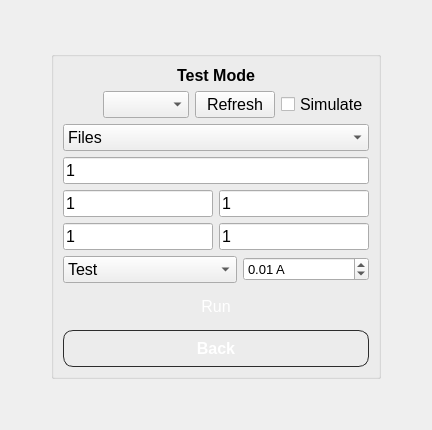
      <widget class="QWidget" name="page_test">
       <layout class="QGridLayout" name="gridLayout_15">
        <item row="2" column="1">
         <spacer name="verticalSpacer_34">
          <property name="orientation">
           <enum>Qt::Vertical</enum>
          </property>
          <property name="sizeType">
           <enum>QSizePolicy::Preferred</enum>
          </property>
          <property name="sizeHint" stdset="0">
           <size>
            <width>20</width>
            <height>40</height>
           </size>
          </property>
         </spacer>
        </item>
        <item row="0" column="1">
         <spacer name="verticalSpacer_35">
          <property name="orientation">
           <enum>Qt::Vertical</enum>
          </property>
          <property name="sizeType">
           <enum>QSizePolicy::Preferred</enum>
          </property>
          <property name="sizeHint" stdset="0">
           <size>
            <width>20</width>
            <height>40</height>
           </size>
          </property>
         </spacer>
        </item>
        <item row="1" column="1">
         <widget class="QGroupBox" name="groupBox">
          <property name="title">
           <string/>
          </property>
          <layout class="QGridLayout" name="gridLayout_16">
           <item row="2" column="0">
            <widget class="QComboBox" name="comboBox_files">
             <property name="font">
              <font>
               <pointsize>12</pointsize>
              </font>
             </property>
             <property name="styleSheet">
              <string notr="true"/>
             </property>
             <item>
              <property name="text">
               <string>Files</string>
              </property>
             </item>
            </widget>
           </item>
           <item row="1" column="0">
            <layout class="QHBoxLayout" name="horizontalLayout_12">
             <item>
              <spacer name="horizontalSpacer_28">
               <property name="orientation">
                <enum>Qt::Horizontal</enum>
               </property>
               <property name="sizeHint" stdset="0">
                <size>
                 <width>40</width>
                 <height>20</height>
                </size>
               </property>
              </spacer>
             </item>
             <item>
              <widget class="QComboBox" name="comboBox_ports">
               <property name="font">
                <font>
                 <pointsize>12</pointsize>
                </font>
               </property>
              </widget>
             </item>
             <item>
              <widget class="QPushButton" name="pushButton_refresh">
               <property name="font">
                <font>
                 <pointsize>12</pointsize>
                </font>
               </property>
               <property name="text">
                <string>Refresh</string>
               </property>
              </widget>
             </item>
             <item>
              <widget class="QCheckBox" name="checkBox_simulate">
               <property name="font">
                <font>
                 <pointsize>12</pointsize>
                </font>
               </property>
               <property name="text">
                <string>Simulate</string>
               </property>
              </widget>
             </item>
            </layout>
           </item>
           <item row="0" column="0">
            <widget class="QLabel" name="label_9">
             <property name="sizePolicy">
              <sizepolicy hsizetype="Preferred" vsizetype="Fixed">
               <horstretch>0</horstretch>
               <verstretch>0</verstretch>
              </sizepolicy>
             </property>
             <property name="font">
              <font>
               <pointsize>12</pointsize>
               <weight>75</weight>
               <bold>true</bold>
              </font>
             </property>
             <property name="styleSheet">
              <string notr="true">border:none;</string>
             </property>
             <property name="text">
              <string>Test Mode</string>
             </property>
             <property name="alignment">
              <set>Qt::AlignCenter</set>
             </property>
            </widget>
           </item>
           <item row="3" column="0">
            <widget class="QLineEdit" name="lineEdit_setNo">
             <property name="font">
              <font>
               <pointsize>12</pointsize>
              </font>
             </property>
             <property name="text">
              <string>1</string>
             </property>
             <property name="placeholderText">
              <string>Enter set number</string>
             </property>
            </widget>
           </item>
           <item row="4" column="0">
            <layout class="QHBoxLayout" name="horizontalLayout_10">
             <item>
              <widget class="QLineEdit" name="lineEdit_performedBy">
               <property name="font">
                <font>
                 <pointsize>12</pointsize>
                </font>
               </property>
               <property name="text">
                <string>1</string>
               </property>
               <property name="placeholderText">
                <string>Performed By</string>
               </property>
              </widget>
             </item>
             <item>
              <widget class="QLineEdit" name="lineEdit_inspectedBy">
               <property name="font">
                <font>
                 <pointsize>12</pointsize>
                </font>
               </property>
               <property name="text">
                <string>1</string>
               </property>
               <property name="placeholderText">
                <string>Inspected By</string>
               </property>
              </widget>
             </item>
            </layout>
           </item>
           <item row="5" column="0">
            <layout class="QHBoxLayout" name="horizontalLayout_11">
             <item>
              <widget class="QLineEdit" name="lineEdit_projectName">
               <property name="font">
                <font>
                 <pointsize>12</pointsize>
                </font>
               </property>
               <property name="text">
                <string>1</string>
               </property>
               <property name="placeholderText">
                <string>Project Name</string>
               </property>
              </widget>
             </item>
             <item>
              <widget class="QLineEdit" name="lineEdit_notes">
               <property name="font">
                <font>
                 <pointsize>12</pointsize>
                </font>
               </property>
               <property name="text">
                <string>1</string>
               </property>
               <property name="placeholderText">
                <string>Notes</string>
               </property>
              </widget>
             </item>
            </layout>
           </item>
           <item row="8" column="0">
            <widget class="QPushButton" name="pushButton_back">
             <property name="font">
              <font>
               <pointsize>12</pointsize>
               <weight>75</weight>
               <bold>true</bold>
              </font>
             </property>
             <property name="styleSheet">
              <string notr="true">QPushButton
{
    background: qlineargradient(
        x1:0, y1:0,
        x2:1, y2:0,
        stop:0 #616161,
        stop:1 #424242
    );

    color: white;
    border: 1px solid #2c2c2c;
    border-radius: 10px;
    padding: 8px;
    font-weight: bold;
}

QPushButton:hover
{
    background: qlineargradient(
        x1:0, y1:0,
        x2:1, y2:0,
        stop:0 #757575,
        stop:1 #545454
    );
}

QPushButton:pressed
{
    background: qlineargradient(
        x1:0, y1:0,
        x2:1, y2:0,
        stop:0 #4a4a4a,
        stop:1 #303030
    );

    padding-top: 10px;
    padding-left: 10px;
}</string>
             </property>
             <property name="text">
              <string>Back</string>
             </property>
            </widget>
           </item>
           <item row="6" column="0">
            <layout class="QHBoxLayout" name="horizontalLayout_13">
             <item>
              <widget class="QComboBox" name="comboBox_test">
               <property name="font">
                <font>
                 <pointsize>12</pointsize>
                </font>
               </property>
               <item>
                <property name="text">
                 <string>Test</string>
                </property>
               </item>
               <item>
                <property name="text">
                 <string>Two Wire Continuity</string>
                </property>
               </item>
               <item>
                <property name="text">
                 <string>Isolation</string>
                </property>
               </item>
               <item>
                <property name="text">
                 <string>Insulation</string>
                </property>
               </item>
              </widget>
             </item>
             <item>
              <widget class="QDoubleSpinBox" name="doubleSpinBox_voltage">
               <property name="font">
                <font>
                 <pointsize>10</pointsize>
                </font>
               </property>
               <property name="toolTip">
                <string>Range : 0 - 1000V</string>
               </property>
               <property name="suffix">
                <string> A</string>
               </property>
               <property name="maximum">
                <double>1000.000000000000000</double>
               </property>
               <property name="value">
                <double>0.010000000000000</double>
               </property>
              </widget>
             </item>
            </layout>
           </item>
           <item row="7" column="0">
            <widget class="QPushButton" name="pushButton_run">
             <property name="sizePolicy">
              <sizepolicy hsizetype="Minimum" vsizetype="Fixed">
               <horstretch>0</horstretch>
               <verstretch>0</verstretch>
              </sizepolicy>
             </property>
             <property name="font">
              <font>
               <pointsize>12</pointsize>
              </font>
             </property>
             <property name="styleSheet">
              <string notr="true">QPushButton
{
    background: qlineargradient(
        x1:0, y1:0,
        x2:1, y2:0,
        stop:0 #00c853,
        stop:1 #2962ff
    );

    color: white;
    border-radius: 10px;
    padding: 8px;
}
QPushButton:hover
{
    background: qlineargradient(
        x1:0, y1:0,
        x2:1, y2:0,
        stop:0 #00e676,
        stop:1 #448aff
    );
}
QPushButton:pressed
{
    background: qlineargradient(
        x1:0, y1:0,
        x2:1, y2:0,
        stop:0 #00a152,
        stop:1 #1e88e5
    );

    padding-top: 10px;
    padding-left: 10px;
}</string>
             </property>
             <property name="text">
              <string>Run</string>
             </property>
            </widget>
           </item>
          </layout>
         </widget>
        </item>
        <item row="1" column="0">
         <spacer name="horizontalSpacer_29">
          <property name="orientation">
           <enum>Qt::Horizontal</enum>
          </property>
          <property name="sizeType">
           <enum>QSizePolicy::Preferred</enum>
          </property>
          <property name="sizeHint" stdset="0">
           <size>
            <width>40</width>
            <height>20</height>
           </size>
          </property>
         </spacer>
        </item>
        <item row="1" column="2">
         <spacer name="horizontalSpacer_30">
          <property name="orientation">
           <enum>Qt::Horizontal</enum>
          </property>
          <property name="sizeType">
           <enum>QSizePolicy::Preferred</enum>
          </property>
          <property name="sizeHint" stdset="0">
           <size>
            <width>40</width>
            <height>20</height>
           </size>
          </property>
         </spacer>
        </item>
       </layout>
      </widget>
